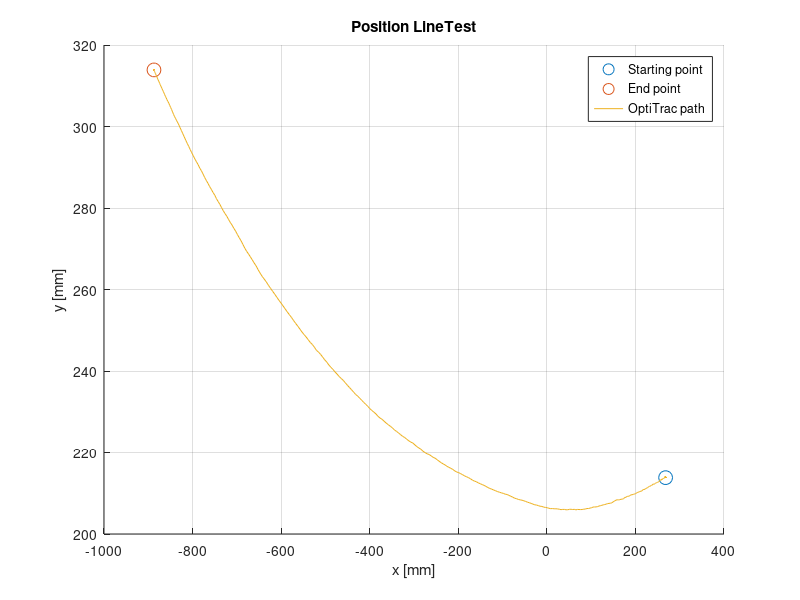

Write the MATLAB code that produced this figure.
fileID = fopen('LineTest 09022023_1000mm.txt','r');


tline=fgetl(fileID);
%headers = strsplit(tline,','); kan brukes for å fjerne headers (fjerner
%første linje

formatSpec = '%f%f%f%f%f%f%f%f%f%f%f%f%f%f%f%f%f%f%f%f';
datacell = textscan(fileID,formatSpec,'Delimiter',',');
time = datacell{2};
X = datacell{18};
Z = datacell{19};
Y = datacell{20};

figure(1);
hold on;
plot(X(1,1),Y(1,1),'o','MarkerSize',10);
plot(X(end,1),Y(end,1),'o','MarkerSize',10);
plot(X,Y);
grid on;
title('Position LineTest');
xlabel('x [mm]');
ylabel('y [mm]');
legend('Starting point','End point','OptiTrac path');
hold off;